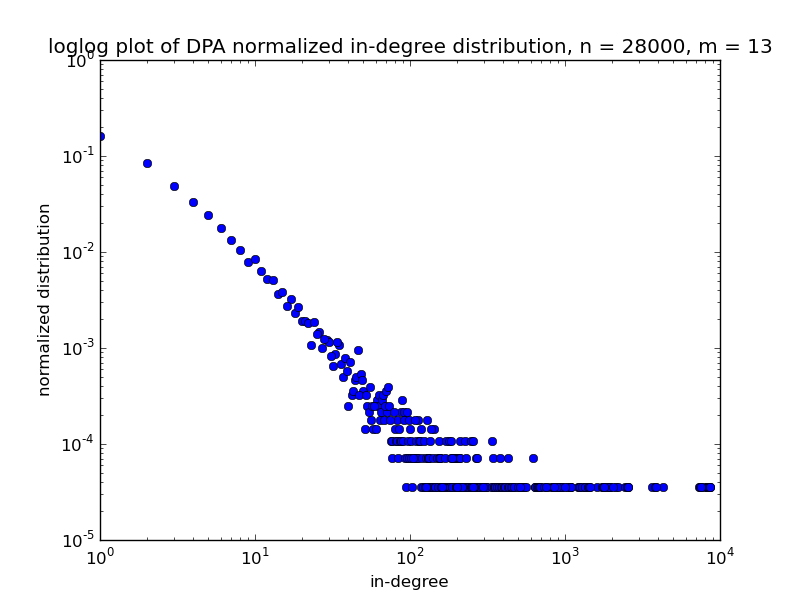

Here is the Python script that generated this plot:
""""
implement the DPA algorithm, compute a DPA graph
"""
import random, math
import matplotlib.pyplot as plt
import sys
sys.path.append("../../_degree_distributions_for_graphs")
import ddg



class DPATrial:
    """
    Simple class to encapsulate optimized trials for DPA algorithm
    """

    def __init__(self, num_nodes):
        """
        Initialize a DPATrial object corresponding to a 
        complete graph with num_nodes nodes
        """
        self._num_nodes = num_nodes
        self._node_numbers = [node for node in xrange(num_nodes) for _ in xrange(num_nodes)]


    def run_trial(self, num_nodes):
        """
        Conduct num_node trials using by applying random.choice()
        to the list of node numbers
        """
        new_node_neighbors = set()
        for _ in range(num_nodes):
            new_node_neighbors.add(random.choice(self._node_numbers))

        self._node_numbers.append(self._num_nodes)
        self._node_numbers.extend(list(new_node_neighbors))
        
        self._num_nodes += 1
        return new_node_neighbors



def dpa(m, n):
    graph = ddg.make_complete_graph(m)
    in_dpa = DPATrial(m)

    for idx in xrange(m, n):
        graph[idx] = in_dpa.run_trial(m)     
            
    return graph

if __name__ == "__main__":

    n = 28000 #all nodes
    m = 13 # mx is an integer that is close to the average out-degree of the physics citation graph.

    graph = dpa(m, n)

    in_degre_distrib = ddg.in_degree_distribution(graph)
    norm_degree_distr = ddg.norm_degree_distribution(in_degre_distrib)
    graph = norm_degree_distr

    mx = sum(x*graph[x] for x in graph)
    sigma = sum(((x - mx)**2)*graph[x] for x in graph)**0.5
    print mx, sigma

    plt.loglog(norm_degree_distr.keys(), norm_degree_distr.values(), 'o')
    plt.title('loglog plot of DPA normalized in-degree distribution, n = {}, m = {}'.format(n, m))
    plt.xlabel('in-degree')
    plt.ylabel('normalized distribution')
    plt.show()

    
